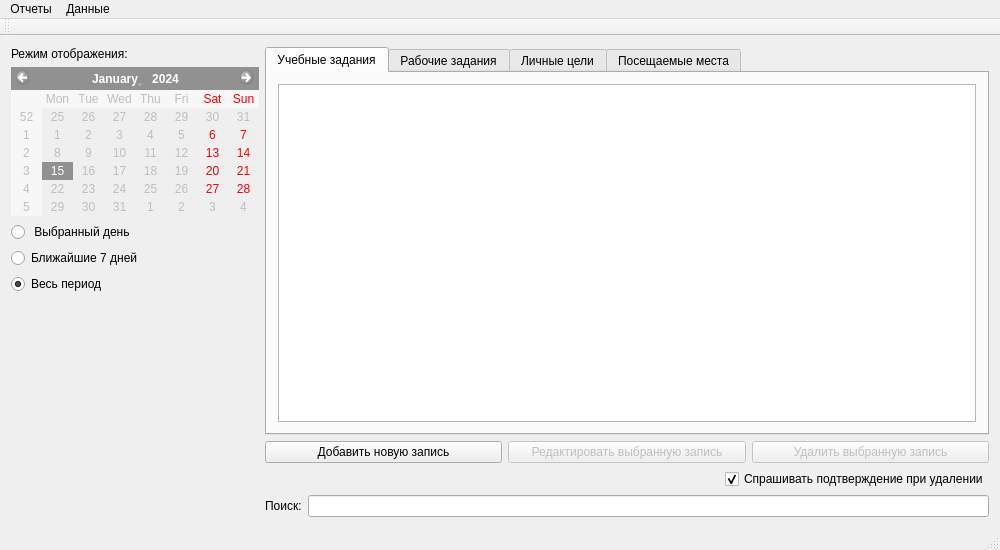
<?xml version="1.0" encoding="UTF-8"?>
<ui version="4.0">
 <class>ElectronicDiary</class>
 <widget class="QMainWindow" name="ElectronicDiary">
  <property name="enabled">
   <bool>true</bool>
  </property>
  <property name="geometry">
   <rect>
    <x>0</x>
    <y>0</y>
    <width>1000</width>
    <height>550</height>
   </rect>
  </property>
  <property name="minimumSize">
   <size>
    <width>1000</width>
    <height>550</height>
   </size>
  </property>
  <property name="windowTitle">
   <string>Электронный ежедневник</string>
  </property>
  <property name="windowIcon">
   <iconset resource="resource.qrc">
    <normaloff>:/icon/icon.ico</normaloff>:/icon/icon.ico</iconset>
  </property>
  <widget class="QWidget" name="centralWidget">
   <layout class="QHBoxLayout" name="horizontalLayout_2">
    <item>
     <layout class="QVBoxLayout" name="verticalLayout_2">
      <item>
       <widget class="QLabel" name="label">
        <property name="text">
         <string>Режим отображения:</string>
        </property>
       </widget>
      </item>
      <item>
       <widget class="QCalendarWidget" name="calendarWidget">
        <property name="enabled">
         <bool>false</bool>
        </property>
        <property name="sizePolicy">
         <sizepolicy hsizetype="Fixed" vsizetype="Fixed">
          <horstretch>0</horstretch>
          <verstretch>0</verstretch>
         </sizepolicy>
        </property>
       </widget>
      </item>
      <item>
       <widget class="QRadioButton" name="currentDay_radioButton">
        <property name="text">
         <string> Выбранный день</string>
        </property>
        <property name="checked">
         <bool>false</bool>
        </property>
       </widget>
      </item>
      <item>
       <widget class="QRadioButton" name="week_radioButton">
        <property name="text">
         <string>Ближайшие 7 дней</string>
        </property>
       </widget>
      </item>
      <item>
       <widget class="QRadioButton" name="allTime_radioButton">
        <property name="text">
         <string>Весь период</string>
        </property>
        <property name="checked">
         <bool>true</bool>
        </property>
       </widget>
      </item>
      <item>
       <spacer name="verticalSpacer">
        <property name="orientation">
         <enum>Qt::Vertical</enum>
        </property>
        <property name="sizeHint" stdset="0">
         <size>
          <width>20</width>
          <height>1000</height>
         </size>
        </property>
       </spacer>
      </item>
     </layout>
    </item>
    <item>
     <layout class="QVBoxLayout" name="verticalLayout">
      <item>
       <widget class="QTabWidget" name="tabWidget">
        <property name="currentIndex">
         <number>0</number>
        </property>
        <widget class="QWidget" name="tab">
         <attribute name="title">
          <string>Учебные задания</string>
         </attribute>
         <layout class="QVBoxLayout" name="verticalLayout_4">
          <item>
           <widget class="QTableView" name="studyTasks_tableView">
            <property name="focusPolicy">
             <enum>Qt::StrongFocus</enum>
            </property>
            <property name="frameShadow">
             <enum>QFrame::Plain</enum>
            </property>
            <property name="sortingEnabled">
             <bool>true</bool>
            </property>
           </widget>
          </item>
         </layout>
        </widget>
        <widget class="QWidget" name="tab_4">
         <attribute name="title">
          <string>Рабочие задания</string>
         </attribute>
         <layout class="QVBoxLayout" name="verticalLayout_3">
          <item>
           <widget class="QTableView" name="workTasks_tableView">
            <property name="sortingEnabled">
             <bool>true</bool>
            </property>
           </widget>
          </item>
         </layout>
        </widget>
        <widget class="QWidget" name="tab_3">
         <attribute name="title">
          <string>Личные цели</string>
         </attribute>
         <layout class="QVBoxLayout" name="verticalLayout_5">
          <item>
           <widget class="QTableView" name="personalGoals_tableView">
            <property name="sortingEnabled">
             <bool>true</bool>
            </property>
           </widget>
          </item>
         </layout>
        </widget>
        <widget class="QWidget" name="tab_2">
         <attribute name="title">
          <string>Посещаемые места</string>
         </attribute>
         <layout class="QVBoxLayout" name="verticalLayout_6">
          <item>
           <widget class="QTableView" name="places_tableView">
            <property name="sortingEnabled">
             <bool>true</bool>
            </property>
           </widget>
          </item>
         </layout>
        </widget>
       </widget>
      </item>
      <item>
       <layout class="QHBoxLayout" name="horizontalLayout_3">
        <item>
         <widget class="QPushButton" name="newRecord_pushButton">
          <property name="text">
           <string>Добавить новую запись</string>
          </property>
         </widget>
        </item>
        <item>
         <widget class="QPushButton" name="edit_pushButton">
          <property name="enabled">
           <bool>false</bool>
          </property>
          <property name="text">
           <string>Редактировать выбранную запись</string>
          </property>
         </widget>
        </item>
        <item>
         <widget class="QPushButton" name="deleteRecord_pushButton">
          <property name="enabled">
           <bool>false</bool>
          </property>
          <property name="text">
           <string>Удалить выбранную запись</string>
          </property>
         </widget>
        </item>
       </layout>
      </item>
      <item>
       <layout class="QHBoxLayout" name="horizontalLayout_4">
        <item>
         <spacer name="horizontalSpacer">
          <property name="orientation">
           <enum>Qt::Horizontal</enum>
          </property>
          <property name="sizeHint" stdset="0">
           <size>
            <width>40</width>
            <height>20</height>
           </size>
          </property>
         </spacer>
        </item>
        <item>
         <widget class="QCheckBox" name="delete_checkBox">
          <property name="text">
           <string>Спрашивать подтверждение при удалении</string>
          </property>
          <property name="checked">
           <bool>true</bool>
          </property>
         </widget>
        </item>
       </layout>
      </item>
      <item>
       <layout class="QHBoxLayout" name="horizontalLayout">
        <item>
         <widget class="QLabel" name="label_2">
          <property name="text">
           <string>Поиск:</string>
          </property>
         </widget>
        </item>
        <item>
         <widget class="QLineEdit" name="lineEdit"/>
        </item>
       </layout>
      </item>
     </layout>
    </item>
   </layout>
  </widget>
  <widget class="QMenuBar" name="menuBar">
   <property name="geometry">
    <rect>
     <x>0</x>
     <y>0</y>
     <width>1000</width>
     <height>21</height>
    </rect>
   </property>
   <widget class="QMenu" name="menu">
    <property name="title">
     <string>Отчеты</string>
    </property>
    <addaction name="reportCurrentDay_action"/>
    <addaction name="reportWeek_action"/>
    <addaction name="reportAllTime_action"/>
   </widget>
   <widget class="QMenu" name="menu_2">
    <property name="title">
     <string>Данные</string>
    </property>
    <addaction name="newRecord_action"/>
    <addaction name="editRecord_action"/>
    <addaction name="deleteRecord_action"/>
   </widget>
   <addaction name="menu"/>
   <addaction name="menu_2"/>
  </widget>
  <widget class="QToolBar" name="mainToolBar">
   <attribute name="toolBarArea">
    <enum>TopToolBarArea</enum>
   </attribute>
   <attribute name="toolBarBreak">
    <bool>false</bool>
   </attribute>
  </widget>
  <widget class="QStatusBar" name="statusBar"/>
  <action name="reportCurrentDay_action">
   <property name="enabled">
    <bool>false</bool>
   </property>
   <property name="text">
    <string>Сформировать отчет о делах на выбранный день</string>
   </property>
   <property name="shortcut">
    <string>Ctrl+Q</string>
   </property>
  </action>
  <action name="reportWeek_action">
   <property name="enabled">
    <bool>false</bool>
   </property>
   <property name="text">
    <string>Сформировать отчет о делах на ближайшие 7 дней</string>
   </property>
   <property name="shortcut">
    <string>Ctrl+W</string>
   </property>
  </action>
  <action name="reportAllTime_action">
   <property name="text">
    <string>Сформировать отчет о делах на все время</string>
   </property>
   <property name="shortcut">
    <string>Ctrl+E</string>
   </property>
  </action>
  <action name="newRecord_action">
   <property name="text">
    <string>Добавить новую запись</string>
   </property>
   <property name="shortcut">
    <string>Ctrl+N</string>
   </property>
  </action>
  <action name="editRecord_action">
   <property name="enabled">
    <bool>false</bool>
   </property>
   <property name="text">
    <string>Редактировать выбранную запись</string>
   </property>
   <property name="shortcut">
    <string>Ctrl+R</string>
   </property>
  </action>
  <action name="deleteRecord_action">
   <property name="enabled">
    <bool>false</bool>
   </property>
   <property name="text">
    <string>Удалить выбранную запись</string>
   </property>
   <property name="shortcut">
    <string>Del</string>
   </property>
  </action>
 </widget>
 <layoutdefault spacing="6" margin="11"/>
 <resources>
  <include location="resource.qrc"/>
 </resources>
 <connections>
  <connection>
   <sender>editRecord_action</sender>
   <signal>triggered()</signal>
   <receiver>edit_pushButton</receiver>
   <slot>click()</slot>
   <hints>
    <hint type="sourcelabel">
     <x>-1</x>
     <y>-1</y>
    </hint>
    <hint type="destinationlabel">
     <x>659</x>
     <y>451</y>
    </hint>
   </hints>
  </connection>
  <connection>
   <sender>newRecord_action</sender>
   <signal>triggered()</signal>
   <receiver>newRecord_pushButton</receiver>
   <slot>click()</slot>
   <hints>
    <hint type="sourcelabel">
     <x>-1</x>
     <y>-1</y>
    </hint>
    <hint type="destinationlabel">
     <x>438</x>
     <y>451</y>
    </hint>
   </hints>
  </connection>
  <connection>
   <sender>deleteRecord_action</sender>
   <signal>triggered()</signal>
   <receiver>deleteRecord_pushButton</receiver>
   <slot>click()</slot>
   <hints>
    <hint type="sourcelabel">
     <x>-1</x>
     <y>-1</y>
    </hint>
    <hint type="destinationlabel">
     <x>881</x>
     <y>451</y>
    </hint>
   </hints>
  </connection>
 </connections>
</ui>
